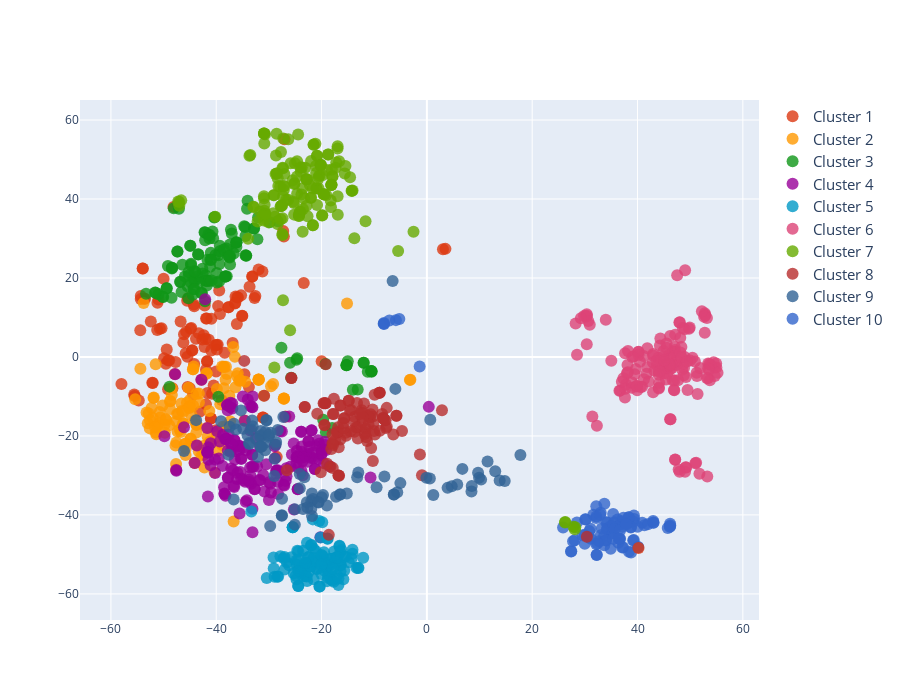
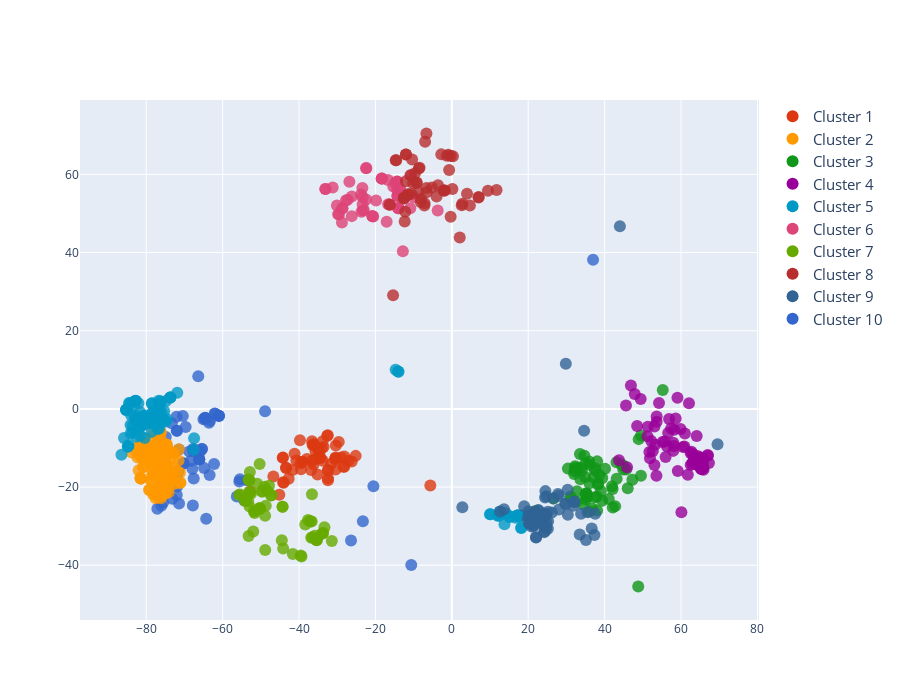
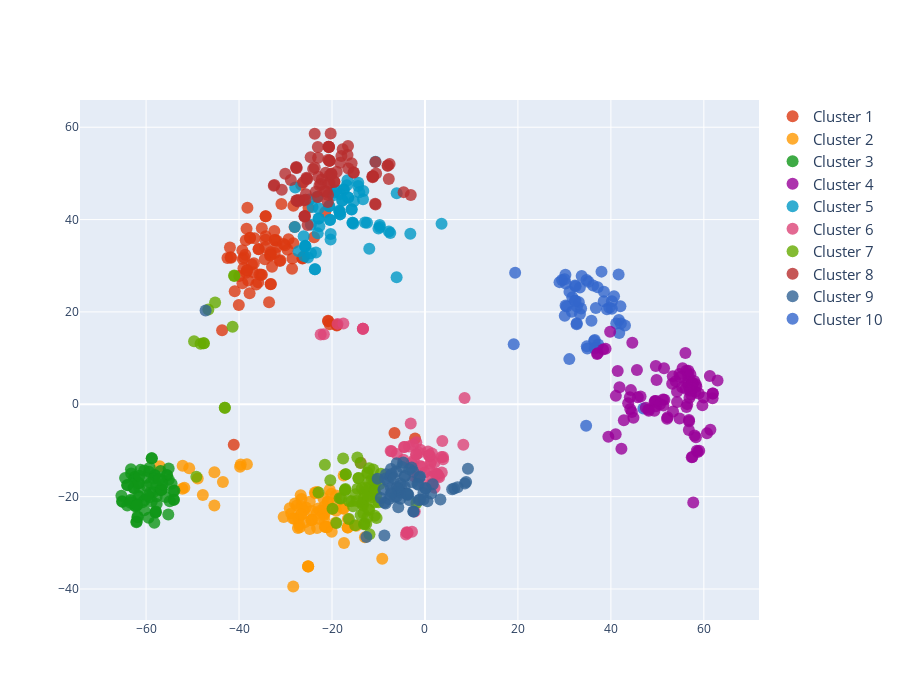
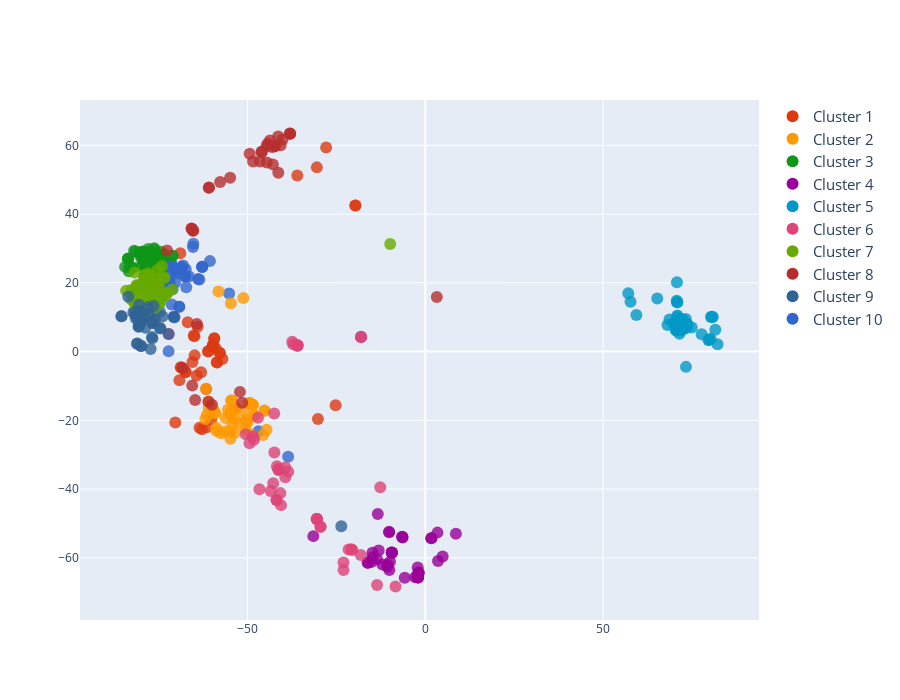

The cell these charts' notebook holds for them, in order:
### Markdown cell above
## Plot separate and joint cluster 
*  the number of female embedding in the cluster is the top10 highest

### Code cell
# Perform PCA to reduce to 2 dimensions

import plotly.express as px
from sklearn.decomposition import PCA
import pandas as pd
import numpy as np
import plotly.graph_objects as go
from sklearn.manifold import TSNE
#"action_comedy", "sci-fi_thriller", "drama_sci-fi", "comedy_drama"
for data_dir in ["action_comedy"]:
    for cluster_num in [50,100,150,200,250]:
        print("data_dir:",  data_dir)
        print("cluster_num:",  cluster_num)
        print("mode: separate")
        mode = "female"
        epoch = 40
        # data_dir = "drama_sci-fi"
        user_embeddings = np.load(f'res/{data_dir}/{cluster_num}/{mode}/user_embedding_{epoch}.npy')
        cluster_labels = np.load(f'res/{data_dir}/{cluster_num}/{mode}/user_proto_label_{epoch}.npy')
        cluster_embedding = np.load(f'res/{data_dir}/{cluster_num}/{mode}/cluster_embedding_{epoch}.npy')

        # Perform PCA to reduce to 3 dimensions

        tsne = TSNE(n_components=2)
        embeddings_reduced = tsne.fit_transform(user_embeddings)
        cluster_embedding_reduced = tsne.fit_transform(cluster_embedding)
        # Prepare the data for plotting
        df_plot = pd.DataFrame(embeddings_reduced, columns=['x', 'y'])
        df_plot['cluster'] = cluster_labels
        cluster_range = sorted(list(df_plot.value_counts("cluster")[:10].index.values))
        df_plot_filtered = df_plot[(df_plot['cluster'].isin(cluster_range))].copy().sort_values('cluster')
        df_plot_filtered['cluster'] = df_plot_filtered['cluster'].astype(str)

        df_clusters = pd.DataFrame(cluster_embedding_reduced[cluster_range], columns=['x', 'y'])
        df_clusters['cluster'] = range(len(cluster_embedding_reduced[cluster_range]))  
        fig = go.Figure()
        symbols_for_gender = {'male': 'circle', 'female': 'square'}
        colors_for_legend = px.colors.qualitative.G10
        
        # fig.add_trace(
        #     go.Scatter(
        #         x=[None],
        #         y=[None],
        #         mode='markers',
        #         marker=dict(
        #             size=12,
        #             color='black',  # Color for cluster centers
        #             line=dict(
        #                 color='black',
        #                 width=2
        #             ),
        #             symbol='x',
        #         ),
        #         showlegend=True,
        #         name= "Centroid"
        #     )
        # )
        for i in range(1,len(cluster_range)+1):
            fig.add_trace(
                go.Scatter(
                    x=[None], y=[None],  # No data points, so it doesn't show in the plot
                    mode='markers',
                    marker=dict(
                        size=12,
                        color=colors_for_legend[i % len(colors_for_legend)],  # Use cluster color
                    ),
                    name=f'Cluster {i}',
                    legendgroup='cluster'
                )
            )

        # Add a trace for each cluster-gender combination without adding them to legend
        for i,cluster in enumerate(df_plot_filtered['cluster'].unique()):
            df_subset = df_plot_filtered[(df_plot_filtered['cluster'] == cluster)]
            fig.add_trace(
                go.Scatter(
                    x=df_subset['x'],
                    y=df_subset['y'],
                    mode='markers',
                    marker=dict(
                        size=12,
                        color=colors_for_legend[i % len(colors_for_legend)],  # Loop through colors
                        symbol="circle",
                        opacity=0.8
                    ),
                    # name=f'{cluster}, {gender}',
                    # legendgroup=gender,
                    showlegend=False  # Set showlegend to False
                )
            )
        fig.update_traces(marker=dict(size=12, opacity=0.8))
        # for i, row in df_clusters.iterrows():
        #     fig.add_trace(
        #         go.Scatter(
        #             x=[row['x']],
        #             y=[row['y']],
        #             mode='markers',
        #             marker=dict(
        #                 size=12,
        #                 color=colors_for_legend[i % len(colors_for_legend)],  # Color for cluster centers
        #                 line=dict(
        #                     color='DarkSlateGrey',
        #                     width=2
        #                 ),
        #                 symbol='x'
        #             ),
        #             showlegend=False
        #         )
        #     )
        
        fig.update_layout(
             legend=dict(font=dict(size=15)),
            height=700,  # Adjust the height as needed
            width=900,   # Adjust the width as needed
        )
        fig.show()
        print("mode: joint")
        mode = "joint"
        user_embeddings = np.load(f'res/{data_dir}/{cluster_num}/{mode}/user_embedding_{epoch}.npy')
        cluster_labels = np.load(f'res/{data_dir}/{cluster_num}/{mode}/user_proto_label_{epoch}.npy')
        cluster_embedding = np.load(f'res/{data_dir}/{cluster_num}/{mode}/cluster_embedding_{epoch}.npy')
        gender_labels = np.load(f'res/{data_dir}/{cluster_num}/{mode}/gender_label_{epoch}.npy')

        mask = gender_labels==1
        male =np.unique(cluster_labels[mask], return_counts=True)
        female =np.unique(cluster_labels[~mask], return_counts=True)
        male_label,male_count = male[0], male[1]
        female_label,female_count = female[0], female[1]
        # cluster_range = sorted(list(set(male_label[np.where(male_count<10)]).intersection(set(female_label[np.where(female_count>10)]))))
        # set(male_label[np.where(male_count<20)]).intersection(set(female_label[np.where(female_count>20)]))
        intersec_label = np.array(list(set(male_label).intersection(set(female_label))))
        inter_female_count = female_count[[ True if l in intersec_label else False for l in female_label ]]
        inter_male_count = male_count[[ True if l in intersec_label else False for l in male_label ]]
        # cluster_range = intersec_label[[True if fc>mc else False for fc,mc in zip(inter_female_count,inter_male_count) ]]
        target_label = intersec_label[[True if fc>mc else False for fc,mc in zip(inter_female_count,inter_male_count) ]]
        diff = [fc  for fc,mc in zip(inter_female_count,inter_male_count) if fc>mc]
        res = [(l,dif) for l,dif in zip(target_label,diff)] 
        res.sort(key=lambda x:x[1],reverse=True)
        cluster_range = sorted([l for l,d in res[:]])
        tsne = TSNE(n_components=2)
        embeddings_reduced = tsne.fit_transform(user_embeddings)
        tsne = TSNE(n_components=2)
        cluster_embedding_reduced = tsne.fit_transform(cluster_embedding)

        # Prepare the data for plotting
        df_plot = pd.DataFrame(embeddings_reduced, columns=['x', 'y'])
        df_plot['cluster'] = cluster_labels
        df_plot['gender'] = gender_labels
        df_plot['gender'] = df_plot['gender'].apply(lambda x: "male" if x == 1 else "female")
        
        df_plot = df_plot[df_plot['gender']=='female']
        cluster_range = sorted(list(df_plot.value_counts("cluster")[:10].index.values))
        df_plot_filtered = df_plot[(df_plot['cluster'].isin(cluster_range))].sort_values('cluster')
        
        df_clusters = pd.DataFrame(cluster_embedding_reduced[cluster_range], columns=['x', 'y'])
        df_clusters['cluster'] = range(len(cluster_embedding_reduced[cluster_range]))  
        # Create the user embedding scatter plot
        fig = go.Figure()
        symbols_for_gender = {'male': 'circle', 'female': 'circle'}
        colors_for_legend = px.colors.qualitative.G10
        # Add dummy traces for gender legend
        # for gender, symbol in symbols_for_gender.items():
        #     fig.add_trace(
        #         go.Scatter(
        #             x=[None], y=[None],  # No data points, so it doesn't show in the plot
        #             mode='markers',
        #             marker=dict(
        #                 size=10,
        #                 symbol=symbol,
        #                 color='black',
        #             ),
        #             name=str(gender),
        #             legendgroup='gender',
        #         )
        #     )

        
        # fig.add_trace(
        #     go.Scatter(
        #         x=[None],
        #         y=[None],
        #         mode='markers',
        #         marker=dict(
        #             size=15,
        #             color='black',  # Color for cluster centers
        #             line=dict(
        #                 color='black',
        #                 width=2
        #             ),
        #             symbol='x',
        #         ),
        #         showlegend=True,
        #         name= "Centroid"
        #     )
        # )

    

        # Add a trace for each cluster-gender combination without adding them to legend
        for i,cluster in enumerate(df_plot_filtered['cluster'].unique()):
            for gender, symbol in symbols_for_gender.items():
                df_subset = df_plot_filtered[(df_plot_filtered['cluster'] == cluster) & (df_plot_filtered['gender'] == gender)]
                fig.add_trace(
                    go.Scatter(
                        x=df_subset['x'],
                        y=df_subset['y'],
                        mode='markers',
                        marker=dict(
                            size=12,
                            color=colors_for_legend[i % len(colors_for_legend)],  # Loop through colors
                            symbol=symbol,
                            opacity=0.8
                        ),
                        name=f'{cluster}, {gender}',
                        legendgroup=gender,
                        showlegend=False  # Set showlegend to False
                    )
                )
        # Add dummy traces for cluster legend
        for i in range(1,len(cluster_range)+1):
            fig.add_trace(
                go.Scatter(
                    x=[None], y=[None],  # No data points, so it doesn't show in the plot
                    mode='markers',
                    marker=dict(
                        size=12,
                        color=colors_for_legend[i % len(colors_for_legend)],  # Use cluster color
                    ),
                    name=f'Cluster {i}',
                    legendgroup='cluster'
                )
            )
        # for i, row in df_clusters.iterrows():
        #     fig.add_trace(
        #         go.Scatter(
        #             x=[row['x']],
        #             y=[row['y']],
        #             mode='markers',
        #             marker=dict(
        #                 size=12,
        #                 color='black',  # Color for cluster centers
        #                 line=dict(
        #                     color=colors_for_legend[i % len(colors_for_legend)],
        #                     width=2
        #                 ),
        #                 symbol='x',
        #             ),
        #             showlegend=False
        #         )
        #     )
        fig.update_layout(
            legend=dict(font=dict(size=15)),
            # legend=dict(
            #     # yanchor="top",
            #     # y=0.99,
            #     # xanchor="left",
            #     # x=0.80,
            #     title=dict(text=''),  # Empty title for cleaner look
            #     traceorder='grouped',
                
            # ),
            height=700,  # Adjust the height as needed
            width=900,   # Adjust the width as needed
        )

        # Show figure
        fig.show()
